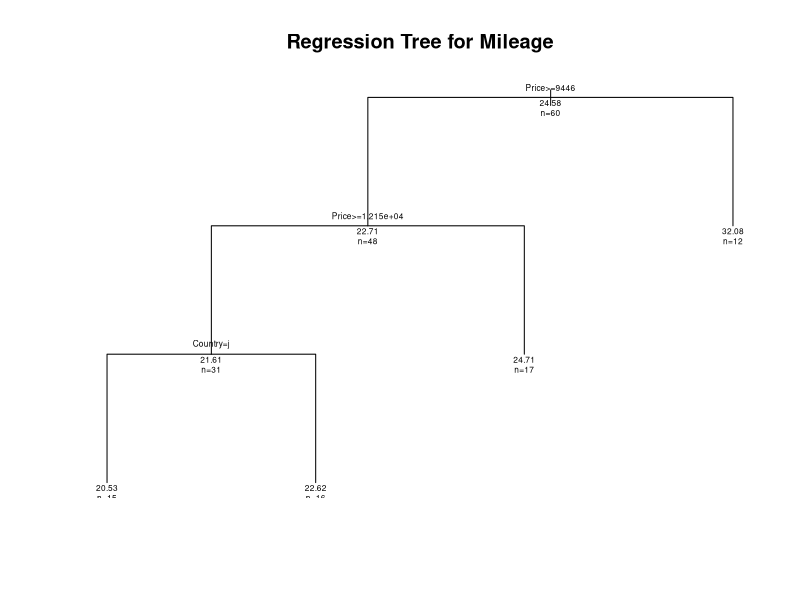
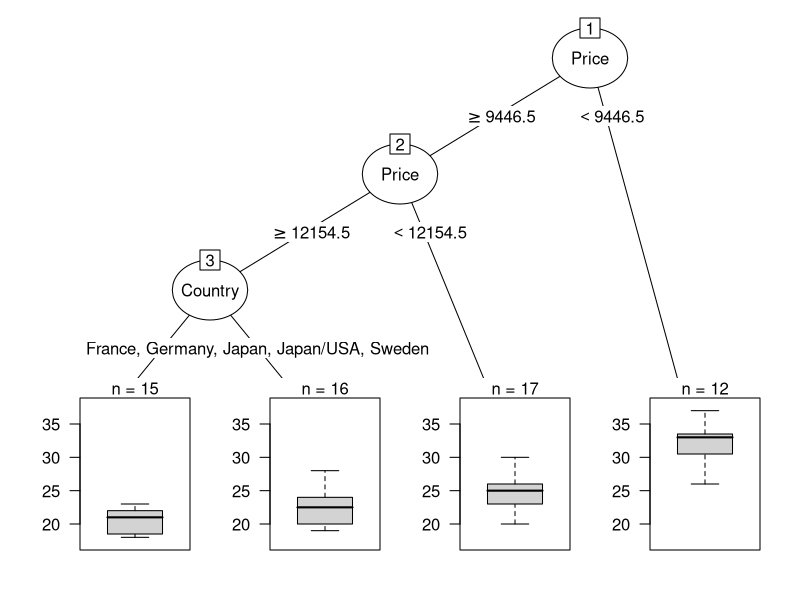
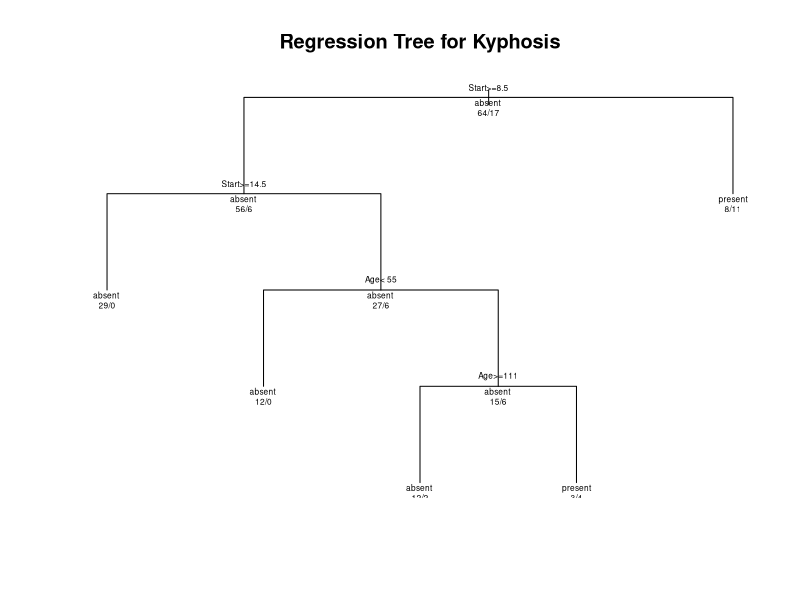
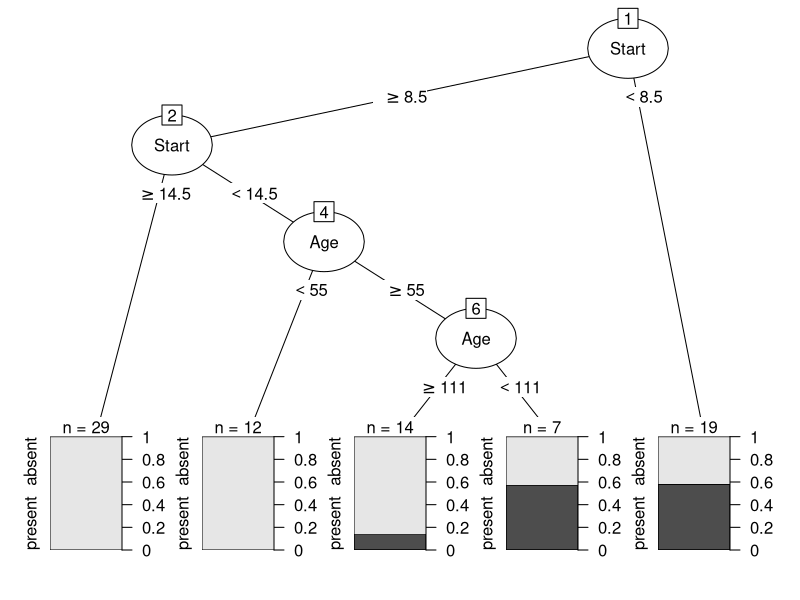

Write the R code that produced these figures, in order.
### HW11 ###
############
# Library
library(rpart); library(partykit)

# Problem 1
head(cu.summary)

# (a)
rfit = rpart(Mileage~Price+Country+Reliability,
             data=cu.summary, method="anova")
rfit
plot(rfit, uniform = TRUE,
     main="Regression Tree for Mileage")
text(rfit, use.n = TRUE, all=TRUE, cex=.5)

as.party(rfit)
plot(as.party(rfit), tp_args=list(id=FALSE))

# (b)
rfit$variable.importance

# Problem 2
head(kyphosis)
# (a)
rfit = rpart(Kyphosis~Age+Number+Start,
             data=kyphosis, method="class")
rfit
plot(rfit, uniform=TRUE,
     main="Regression Tree for Kyphosis")
text(rfit, use.n=TRUE, all=TRUE, cex=.5)
plot(as.party(rfit), tp_args=list(id=FALSE))

# (b)
rfit$variable.importance
